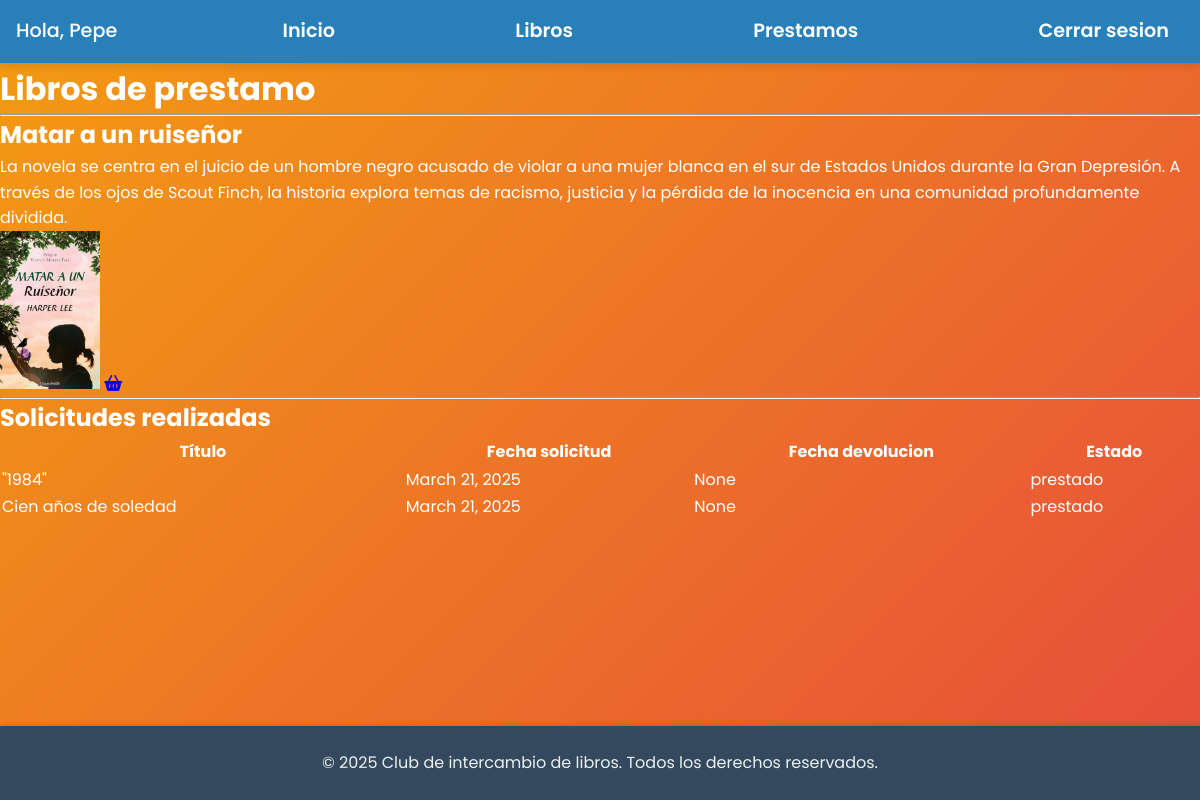
Page /prestamos/ (signed in) on the committed database.
### libros/models.py (models this page shows, shortened)
class Libro(models.Model):
    libro_id = models.AutoField(primary_key=True)
    titulo = models.CharField(max_length=200)
    imagen = models.ImageField(upload_to='libros/media')
    descripcion = models.TextField()
    usuario = models.ForeignKey(Usuario, on_delete=models.CASCADE)

### prestamos/models.py (models this page shows, shortened)
class Prestamo(models.Model):
    prestamos_id = models.AutoField(primary_key=True)
    libro = models.ForeignKey(Libro, on_delete=models.CASCADE,related_name='prestamos') # Libro que se presta
    usuario = models.ForeignKey(Usuario, on_delete=models.CASCADE)
    fecha_solicitud = models.DateField(auto_now_add=True)
    fecha_devolucion = models.DateField(null=True, blank=True)
    estado = models.ForeignKey(Estado, on_delete=models.CASCADE)

class Estado(models.Model):
    estado_id = models.AutoField(primary_key=True)
    descripcion = models.CharField(max_length=50)

### prestamos/views.py (the view)
# urls.py: path("", views.index, name="index"),
def index(request):
    if(request.session.get('usuario_id')):
        libros_disponibles = Libro.objects.exclude(usuario_id=request.session.get('usuario_id')).exclude(libro_id__in=Prestamo.objects.filter(estado_id=3).values('libro_id'))
        solicitudes_prestamos = Prestamo.objects.filter(usuario_id=request.session.get('usuario_id'))
        return render(request, 'prestamos/index.html', {'libros': libros_disponibles, 'solicitudes_prestamos': solicitudes_prestamos})
    else:
        return redirect('usuarios:login')

### prestamos/templates/prestamos/index.html
{% extends 'base.html' %}
{% block content %}
 <h1>Libros de prestamo</h1>
    <hr>
    {% for libro in libros %}
        <div>
            <h2>{{ libro.titulo }}</h2>
            <p>{{ libro.descripcion }}</p>
            <img src="{{ libro.imagen.url }}" alt="" width="100">
            <a href="{% url 'prestamos:solicitar' libro.libro_id%}"><i class="fa-solid fa-basket-shopping"></i></a>
        </div>
    {% endfor %}
    <hr>
    <h2>Solicitudes realizadas</h2>
    <table>
        <thead>
            <th>Título</th>
            <th>Fecha solicitud</th>
            <th>Fecha devolucion</th>
            <th>Estado</th>
        </thead>
        <tbody>
            {% for prestamo in solicitudes_prestamos %}
                <tr>
                    <td>{{ prestamo.libro.titulo }}</td>
                    <td>{{ prestamo.fecha_solicitud }}</td>
                    <td>{{ prestamo.fecha_devolucion }}</td>
                    <td>{{ prestamo.estado.descripcion }}</td>
                </tr>
            {% endfor %}
        </tbody>
    </table>
{% endblock %}

### libros/static/css/style.css (style rules this page uses)
* { margin: 0; padding: 0; box-sizing: border-box; }
body { font-family: 'Poppins', sans-serif; background-color: #f1f2f6; color: #333; line-height: 1.6; min-height: 100vh; display: flex; flex-direction: column; background-image: linear-gradient(135deg, #f39c12, #e74c3c); color: white; }

### rows in the picture
Libro: titulo "Matar a un ruiseñor", descripcion "La novela se centra en el juicio de un hombre negro acusado de violar a una mujer blanca en el sur de Estados Unidos durante la Gran Depresión. A través de los ojos de Scout Finch, la historia explora temas de racismo, justicia y la pérdida de la inocencia en una comunidad profundamente dividida.", imagen (picture)
Prestamo: libro.titulo "\"1984\"", fecha_solicitud "March 21, 2025", fecha_devolucion "None", estado.descripcion "prestado"
Prestamo: libro.titulo "Cien años de soledad", fecha_solicitud "March 21, 2025", fecha_devolucion "None", estado.descripcion "prestado"

### other values in the picture
{{ request.session.nombre }} "Pepe"
